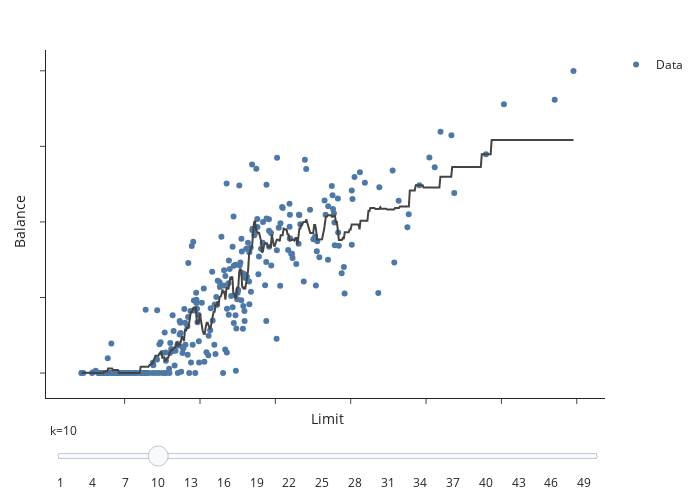

Write notebook code for a chart like this one.
### Markdown cell above
# 5. Overfitting and the bias variance trade-off

In the last tutorial, we established that the complexity of the KNN method depends on the number of neighbours. The lower the number of neighbours, the higher the model complexity.  

Let's focus on a single predictor (credit card limit) to illustrate how the behaviour of the learning algorithms changes with the number of neighbours. 

Use the slider to change the hyperparameter. 

**Activity: interpret the visualisation according to the lecture's discussion.**

### Code cell
%run -i tutorial6.py # loads the functions written in the tutorial6.py file

overfitting()

### Figure 1 — Plotly figure (JSON) as saved in the notebook; plotly's stock layout.template omitted (floating-point values rounded to 4 significant figures; data arrays with more than 128 entries replaced by an {"elided": "..."} marker saying what was removed)
{"data": [{"marker": {"color": "#4E79A7"}, "mode": "markers", "name": "Data", "showlegend": true, "type": "scatter", "x": {"elided": "280 int values"}, "y": {"elided": "280 int values"}}, {"line": {"color": "#444"}, "mode": "lines", "showlegend": false, "type": "scatter", "visible": false, "x": {"elided": "500 float values"}, "y": {"elided": "500 int values"}}, {"line": {"color": "#444"}, "mode": "lines", "showlegend": false, "type": "scatter", "visible": false, "x": {"elided": "500 float values"}, "y": {"elided": "500 float values"}}, {"line": {"color": "#444"}, "mode": "lines", "showlegend": false, "type": "scatter", "visible": false, "x": {"elided": "500 float values"}, "y": {"elided": "500 float values"}}, {"line": {"color": "#444"}, "mode": "lines", "showlegend": false, "type": "scatter", "visible": false, "x": {"elided": "500 float values"}, "y": {"elided": "500 float values"}}, {"line": {"color": "#444"}, "mode": "lines", "showlegend": false, "type": "scatter", "visible": false, "x": {"elided": "500 float values"}, "y": {"elided": "500 float values"}}, {"line": {"color": "#444"}, "mode": "lines", "showlegend": false, "type": "scatter", "visible": false, "x": {"elided": "500 float values"}, "y": {"elided": "500 float values"}}, {"line": {"color": "#444"}, "mode": "lines", "showlegend": false, "type": "scatter", "visible": false, "x": {"elided": "500 float values"}, "y": {"elided": "500 float values"}}, {"line": {"color": "#444"}, "mode": "lines", "showlegend": false, "type": "scatter", "visible": false, "x": {"elided": "500 float values"}, "y": {"elided": "500 float values"}}, {"line": {"color": "#444"}, "mode": "lines", "showlegend": false, "type": "scatter", "visible": false, "x": {"elided": "500 float values"}, "y": {"elided": "500 float values"}}, {"line": {"color": "#444"}, "mode": "lines", "showlegend": false, "type": "scatter", "visible": true, "x": {"elided": "500 float values"}, "y": {"elided": "500 float values"}}, {"line": {"color": "#444"}, "mode": "lines", "showlegend": false, "type": "scatter", "visible": false, "x": {"elided": "500 float values"}, "y": {"elided": "500 float values"}}, {"line": {"color": "#444"}, "mode": "lines", "showlegend": false, "type": "scatter", "visible": false, "x": {"elided": "500 float values"}, "y": {"elided": "500 float values"}}, {"line": {"color": "#444"}, "mode": "lines", "showlegend": false, "type": "scatter", "visible": false, "x": {"elided": "500 float values"}, "y": {"elided": "500 float values"}}, {"line": {"color": "#444"}, "mode": "lines", "showlegend": false, "type": "scatter", "visible": false, "x": {"elided": "500 float values"}, "y": {"elided": "500 float values"}}, {"line": {"color": "#444"}, "mode": "lines", "showlegend": false, "type": "scatter", "visible": false, "x": {"elided": "500 float values"}, "y": {"elided": "500 float values"}}, {"line": {"color": "#444"}, "mode": "lines", "showlegend": false, "type": "scatter", "visible": false, "x": {"elided": "500 float values"}, "y": {"elided": "500 float values"}}, {"line": {"color": "#444"}, "mode": "lines", "showlegend": false, "type": "scatter", "visible": false, "x": {"elided": "500 float values"}, "y": {"elided": "500 float values"}}, {"line": {"color": "#444"}, "mode": "lines", "showlegend": false, "type": "scatter", "visible": false, "x": {"elided": "500 float values"}, "y": {"elided": "500 float values"}}, {"line": {"color": "#444"}, "mode": "lines", "showlegend": false, "type": "scatter", "visible": false, "x": {"elided": "500 float values"}, "y": {"elided": "500 float values"}}, {"line": {"color": "#444"}, "mode": "lines", "showlegend": false, "type": "scatter", "visible": false, "x": {"elided": "500 float values"}, "y": {"elided": "500 float values"}}, {"line": {"color": "#444"}, "mode": "lines", "showlegend": false, "type": "scatter", "visible": false, "x": {"elided": "500 float values"}, "y": {"elided": "500 float values"}}, {"line": {"color": "#444"}, "mode": "lines", "showlegend": false, "type": "scatter", "visible": false, "x": {"elided": "500 float values"}, "y": {"elided": "500 float values"}}, {"line": {"color": "#444"}, "mode": "lines", "showlegend": false, "type": "scatter", "visible": false, "x": {"elided": "500 float values"}, "y": {"elided": "500 float values"}}, {"line": {"color": "#444"}, "mode": "lines", "showlegend": false, "type": "scatter", "visible": false, "x": {"elided": "500 float values"}, "y": {"elided": "500 float values"}}, {"line": {"color": "#444"}, "mode": "lines", "showlegend": false, "type": "scatter", "visible": false, "x": {"elided": "500 float values"}, "y": {"elided": "500 float values"}}, {"line": {"color": "#444"}, "mode": "lines", "showlegend": false, "type": "scatter", "visible": false, "x": {"elided": "500 float values"}, "y": {"elided": "500 float values"}}, {"line": {"color": "#444"}, "mode": "lines", "showlegend": false, "type": "scatter", "visible": false, "x": {"elided": "500 float values"}, "y": {"elided": "500 float values"}}, {"line": {"color": "#444"}, "mode": "lines", "showlegend": false, "type": "scatter", "visible": false, "x": {"elided": "500 float values"}, "y": {"elided": "500 float values"}}, {"line": {"color": "#444"}, "mode": "lines", "showlegend": false, "type": "scatter", "visible": false, "x": {"elided": "500 float values"}, "y": {"elided": "500 float values"}}, {"line": {"color": "#444"}, "mode": "lines", "showlegend": false, "type": "scatter", "visible": false, "x": {"elided": "500 float values"}, "y": {"elided": "500 float values"}}, {"line": {"color": "#444"}, "mode": "lines", "showlegend": false, "type": "scatter", "visible": false, "x": {"elided": "500 float values"}, "y": {"elided": "500 float values"}}, {"line": {"color": "#444"}, "mode": "lines", "showlegend": false, "type": "scatter", "visible": false, "x": {"elided": "500 float values"}, "y": {"elided": "500 float values"}}, {"line": {"color": "#444"}, "mode": "lines", "showlegend": false, "type": "scatter", "visible": false, "x": {"elided": "500 float values"}, "y": {"elided": "500 float values"}}, {"line": {"color": "#444"}, "mode": "lines", "showlegend": false, "type": "scatter", "visible": false, "x": {"elided": "500 float values"}, "y": {"elided": "500 float values"}}, {"line": {"color": "#444"}, "mode": "lines", "showlegend": false, "type": "scatter", "visible": false, "x": {"elided": "500 float values"}, "y": {"elided": "500 float values"}}, {"line": {"color": "#444"}, "mode": "lines", "showlegend": false, "type": "scatter", "visible": false, "x": {"elided": "500 float values"}, "y": {"elided": "500 float values"}}, {"line": {"color": "#444"}, "mode": "lines", "showlegend": false, "type": "scatter", "visible": false, "x": {"elided": "500 float values"}, "y": {"elided": "500 float values"}}, {"line": {"color": "#444"}, "mode": "lines", "showlegend": false, "type": "scatter", "visible": false, "x": {"elided": "500 float values"}, "y": {"elided": "500 float values"}}, {"line": {"color": "#444"}, "mode": "lines", "showlegend": false, "type": "scatter", "visible": false, "x": {"elided": "500 float values"}, "y": {"elided": "500 float values"}}, {"line": {"color": "#444"}, "mode": "lines", "showlegend": false, "type": "scatter", "visible": false, "x": {"elided": "500 float values"}, "y": {"elided": "500 float values"}}, {"line": {"color": "#444"}, "mode": "lines", "showlegend": false, "type": "scatter", "visible": false, "x": {"elided": "500 float values"}, "y": {"elided": "500 float values"}}, {"line": {"color": "#444"}, "mode": "lines", "showlegend": false, "type": "scatter", "visible": false, "x": {"elided": "500 float values"}, "y": {"elided": "500 float values"}}, {"line": {"color": "#444"}, "mode": "lines", "showlegend": false, "type": "scatter", "visible": false, "x": {"elided": "500 float values"}, "y": {"elided": "500 float values"}}, {"line": {"color": "#444"}, "mode": "lines", "showlegend": false, "type": "scatter", "visible": false, "x": {"elided": "500 float values"}, "y": {"elided": "500 float values"}}, {"line": {"color": "#444"}, "mode": "lines", "showlegend": false, "type": "scatter", "visible": false, "x": {"elided": "500 float values"}, "y": {"elided": "500 float values"}}, {"line": {"color": "#444"}, "mode": "lines", "showlegend": false, "type": "scatter", "visible": false, "x": {"elided": "500 float values"}, "y": {"elided": "500 float values"}}, {"line": {"color": "#444"}, "mode": "lines", "showlegend": false, "type": "scatter", "visible": false, "x": {"elided": "500 float values"}, "y": {"elided": "500 float values"}}, {"line": {"color": "#444"}, "mode": "lines", "showlegend": false, "type": "scatter", "visible": false, "x": {"elided": "500 float values"}, "y": {"elided": "500 float values"}}, {"line": {"color": "#444"}, "mode": "lines", "showlegend": false, "type": "scatter", "visible": false, "x": {"elided": "500 float values"}, "y": {"elided": "500 float values"}}, {"line": {"color": "#444"}, "mode": "lines", "showlegend": false, "type": "scatter", "visible": false, "x": {"elided": "500 float values"}, "y": {"elided": "500 float values"}}], "layout": {"height": 500, "margin": {"b": 15, "l": 50, "pad": 4, "r": 50, "t": 50}, "sliders": [{"active": 9, "currentvalue": {"prefix": "k="}, "minorticklen": 0, "pad": {"t": 25}, "steps": [{"args": [{"visible": [true, true, false, false, false, false, false, false, false, false, false, false, false, false, false, false, false, false, false, false, false, false, false, false, false, false, false, false, false, false, false, false, false, false, false, false, false, false, false, false, false, false, false, false, false, false, false, false, false, false, false]}, {"title": "Number of neighbours: 1"}], "label": "1", "method": "update"}, {"args": [{"visible": [true, false, true, false, false, false, false, false, false, false, false, false, false, false, false, false, false, false, false, false, false, false, false, false, false, false, false, false, false, false, false, false, false, false, false, false, false, false, false, false, false, false, false, false, false, false, false, false, false, false, false]}, {"title": "Number of neighbours: 2"}], "label": "2", "method": "update"}, {"args": [{"visible": [true, false, false, true, false, false, false, false, false, false, false, false, false, false, false, false, false, false, false, false, false, false, false, false, false, false, false, false, false, false, false, false, false, false, false, false, false, false, false, false, false, false, false, false, false, false, false, false, false, false, false]}, {"title": "Number of neighbours: 3"}], "label": "3", "method": "update"}, {"args": [{"visible": [true, false, false, false, true, false, false, false, false, false, false, false, false, false, false, false, false, false, false, false, false, false, false, false, false, false, false, false, false, false, false, false, false, false, false, false, false, false, false, false, false, false, false, false, false, false, false, false, false, false, false]}, {"title": "Number of neighbours: 4"}], "label": "4", "method": "update"}, {"args": [{"visible": [true, false, false, false, false, true, false, false, false, false, false, false, false, false, false, false, false, false, false, false, false, false, false, false, false, false, false, false, false, false, false, false, false, false, false, false, false, false, false, false, false, false, false, false, false, false, false, false, false, false, false]}, {"title": "Number of neighbours: 5"}], "label": "5", "method": "update"}, {"args": [{"visible": [true, false, false, false, false, false, true, false, false, false, false, false, false, false, false, false, false, false, false, false, false, false, false, false, false, false, false, false, false, false, false, false, false, false, false, false, false, false, false, false, false, false, false, false, false, false, false, false, false, false, false]}, {"title": "Number of neighbours: 6"}], "label": "6", "method": "update"}, {"args": [{"visible": [true, false, false, false, false, false, false, true, false, false, false, false, false, false, false, false, false, false, false, false, false, false, false, false, false, false, false, false, false, false, false, false, false, false, false, false, false, false, false, false, false, false, false, false, false, false, false, false, false, false, false]}, {"title": "Number of neighbours: 7"}], "label": "7", "method": "update"}, {"args": [{"visible": [true, false, false, false, false, false, false, false, true, false, false, false, false, false, false, false, false, false, false, false, false, false, false, false, false, false, false, false, false, false, false, false, false, false, false, false, false, false, false, false, false, false, false, false, false, false, false, false, false, false, false]}, {"title": "Number of neighbours: 8"}], "label": "8", "method": "update"}, {"args": [{"visible": [true, false, false, false, false, false, false, false, false, true, false, false, false, false, false, false, false, false, false, false, false, false, false, false, false, false, false, false, false, false, false, false, false, false, false, false, false, false, false, false, false, false, false, false, false, false, false, false, false, false, false]}, {"title": "Number of neighbours: 9"}], "label": "9", "method": "update"}, {"args": [{"visible": [true, false, false, false, false, false, false, false, false, false, true, false, false, false, false, false, false, false, false, false, false, false, false, false, false, false, false, false, false, false, false, false, false, false, false, false, false, false, false, false, false, false, false, false, false, false, false, false, false, false, false]}, {"title": "Number of neighbours: 10"}], "label": "10", "method": "update"}, {"args": [{"visible": [true, false, false, false, false, false, false, false, false, false, false, true, false, false, false, false, false, false, false, false, false, false, false, false, false, false, false, false, false, false, false, false, false, false, false, false, false, false, false, false, false, false, false, false, false, false, false, false, false, false, false]}, {"title": "Number of neighbours: 11"}], "label": "11", "method": "update"}, {"args": [{"visible": [true, false, false, false, false, false, false, false, false, false, false, false, true, false, false, false, false, false, false, false, false, false, false, false, false, false, false, false, false, false, false, false, false, false, false, false, false, false, false, false, false, false, false, false, false, false, false, false, false, false, false]}, {"title": "Number of neighbours: 12"}], "label": "12", "method": "update"}, {"args": [{"visible": [true, false, false, false, false, false, false, false, false, false, false, false, false, true, false, false, false, false, false, false, false, false, false, false, false, false, false, false, false, false, false, false, false, false, false, false, false, false, false, false, false, false, false, false, false, false, false, false, false, false, false]}, {"title": "Number of neighbours: 13"}], "label": "13", "method": "update"}, {"args": [{"visible": [true, false, false, false, false, false, false, false, false, false, false, false, false, false, true, false, false, false, false, false, false, false, false, false, false, false, false, false, false, false, false, false, false, false, false, false, false, false, false, false, false, false, false, false, false, false, false, false, false, false, false]}, {"title": "Number of neighbours: 14"}], "label": "14", "method": "update"}, {"args": [{"visible": [true, false, false, false, false, false, false, false, false, false, false, false, false, false, false, true, false, false, false, false, false, false, false, false, false, false, false, false, false, false, false, false, false, false, false, false, false, false, false, false, false, false, false, false, false, false, false, false, false, false, false]}, {"title": "Number of neighbours: 15"}], "label": "15", "method": "update"}, {"args": [{"visible": [true, false, false, false, false, false, false, false, false, false, false, false, false, false, false, false, true, false, false, false, false, false, false, false, false, false, false, false, false, false, false, false, false, false, false, false, false, false, false, false, false, false, false, false, false, false, false, false, false, false, false]}, {"title": "Number of neighbours: 16"}], "label": "16", "method": "update"}, {"args": [{"visible": [true, false, false, false, false, false, false, false, false, false, false, false, false, false, false, false, false, true, false, false, false, false, false, false, false, false, false, false, false, false, false, false, false, false, false, false, false, false, false, false, false, false, false, false, false, false, false, false, false, false, false]}, {"title": "Number of neighbours: 17"}], "label": "17", "method": "update"}, {"args": [{"visible": [true, false, false, false, false, false, false, false, false, false, false, false, false, false, false, false, false, false, true, false, false, false, false, false, false, false, false, false, false, false, false, false, false, false, false, false, false, false, false, false, false, false, false, false, false, false, false, false, false, false, false]}, {"title": "Number of neighbours: 18"}], "label": "18", "method": "update"}, {"args": [{"visible": [true, false, false, false, false, false, false, false, false, false, false, false, false, false, false, false, false, false, false, true, false, false, false, false, false, false, false, false, false, false, false, false, false, false, false, false, false, false, false, false, false, false, false, false, false, false, false, false, false, false, false]}, {"title": "Number of neighbours: 19"}], "label": "19", "method": "update"}, {"args": [{"visible": [true, false, false, false, false, false, false, false, false, false, false, false, false, false, false, false, false, false, false, false, true, false, false, false, false, false, false, false, false, false, false, false, false, false, false, false, false, false, false, false, false, false, false, false, false, false, false, false, false, false, false]}, {"title": "Number of neighbours: 20"}], "label": "20", "method": "update"}, {"args": [{"visible": [true, false, false, false, false, false, false, false, false, false, false, false, false, false, false, false, false, false, false, false, false, true, false, false, false, false, false, false, false, false, false, false, false, false, false, false, false, false, false, false, false, false, false, false, false, false, false, false, false, false, false]}, {"title": "Number of neighbours: 21"}], "label": "21", "method": "update"}, {"args": [{"visible": [true, false, false, false, false, false, false, false, false, false, false, false, false, false, false, false, false, false, false, false, false, false, true, false, false, false, false, false, false, false, false, false, false, false, false, false, false, false, false, false, false, false, false, false, false, false, false, false, false, false, false]}, {"title": "Number of neighbours: 22"}], "label": "22", "method": "update"}, {"args": [{"visible": [true, false, false, false, false, false, false, false, false, false, false, false, false, false, false, false, false, false, false, false, false, false, false, true, false, false, false, false, false, false, false, false, false, false, false, false, false, false, false, false, false, false, false, false, false, false, false, false, false, false, false]}, {"title": "Number of neighbours: 23"}], "label": "23", "method": "update"}, {"args": [{"visible": [true, false, false, false, false, false, false, false, false, false, false, false, false, false, false, false, false, false, false, false, false, false, false, false, true, false, false, false, false, false, false, false, false, false, false, false, false, false, false, false, false, false, false, false, false, false, false, false, false, false, false]}, {"title": "Number of neighbours: 24"}], "label": "24", "method": "update"}, {"args": [{"visible": [true, false, false, false, false, false, false, false, false, false, false, false, false, false, false, false, false, false, false, false, false, false, false, false, false, true, false, false, false, false, false, false, false, false, false, false, false, false, false, false, false, false, false, false, false, false, false, false, false, false, false]}, {"title": "Number of neighbours: 25"}], "label": "25", "method": "update"}, {"args": [{"visible": [true, false, false, false, false, false, false, false, false, false, false, false, false, false, false, false, false, false, false, false, false, false, false, false, false, false, true, false, false, false, false, false, false, false, false, false, false, false, false, false, false, false, false, false, false, false, false, false, false, false, false]}, {"title": "Number of neighbours: 26"}], "label": "26", "method": "update"}, {"args": [{"visible": [true, false, false, false, false, false, false, false, false, false, false, false, false, false, false, false, false, false, false, false, false, false, false, false, false, false, false, true, false, false, false, false, false, false, false, false, false, false, false, false, false, false, false, false, false, false, false, false, false, false, false]}, {"title": "Number of neighbours: 27"}], "label": "27", "method": "update"}, {"args": [{"visible": [true, false, false, false, false, false, false, false, false, false, false, false, false, false, false, false, false, false, false, false, false, false, false, false, false, false, false, false, true, false, false, false, false, false, false, false, false, false, false, false, false, false, false, false, false, false, false, false, false, false, false]}, {"title": "Number of neighbours: 28"}], "label": "28", "method": "update"}, {"args": [{"visible": [true, false, false, false, false, false, false, false, false, false, false, false, false, false, false, false, false, false, false, false, false, false, false, false, false, false, false, false, false, true, false, false, false, false, false, false, false, false, false, false, false, false, false, false, false, false, false, false, false, false, false]}, {"title": "Number of neighbours: 29"}], "label": "29", "method": "update"}, {"args": [{"visible": [true, false, false, false, false, false, false, false, false, false, false, false, false, false, false, false, false, false, false, false, false, false, false, false, false, false, false, false, false, false, true, false, false, false, false, false, false, false, false, false, false, false, false, false, false, false, false, false, false, false, false]}, {"title": "Number of neighbours: 30"}], "label": "30", "method": "update"}, {"args": [{"visible": [true, false, false, false, false, false, false, false, false, false, false, false, false, false, false, false, false, false, false, false, false, false, false, false, false, false, false, false, false, false, false, true, false, false, false, false, false, false, false, false, false, false, false, false, false, false, false, false, false, false, false]}, {"title": "Number of neighbours: 31"}], "label": "31", "method": "update"}, {"args": [{"visible": [true, false, false, false, false, false, false, false, false, false, false, false, false, false, false, false, false, false, false, false, false, false, false, false, false, false, false, false, false, false, false, false, true, false, false, false, false, false, false, false, false, false, false, false, false, false, false, false, false, false, false]}, {"title": "Number of neighbours: 32"}], "label": "32", "method": "update"}, {"args": [{"visible": [true, false, false, false, false, false, false, false, false, false, false, false, false, false, false, false, false, false, false, false, false, false, false, false, false, false, false, false, false, false, false, false, false, true, false, false, false, false, false, false, false, false, false, false, false, false, false, false, false, false, false]}, {"title": "Number of neighbours: 33"}], "label": "33", "method": "update"}, {"args": [{"visible": [true, false, false, false, false, false, false, false, false, false, false, false, false, false, false, false, false, false, false, false, false, false, false, false, false, false, false, false, false, false, false, false, false, false, true, false, false, false, false, false, false, false, false, false, false, false, false, false, false, false, false]}, {"title": "Number of neighbours: 34"}], "label": "34", "method": "update"}, {"args": [{"visible": [true, false, false, false, false, false, false, false, false, false, false, false, false, false, false, false, false, false, false, false, false, false, false, false, false, false, false, false, false, false, false, false, false, false, false, true, false, false, false, false, false, false, false, false, false, false, false, false, false, false, false]}, {"title": "Number of neighbours: 35"}], "label": "35", "method": "update"}, {"args": [{"visible": [true, false, false, false, false, false, false, false, false, false, false, false, false, false, false, false, false, false, false, false, false, false, false, false, false, false, false, false, false, false, false, false, false, false, false, false, true, false, false, false, false, false, false, false, false, false, false, false, false, false, false]}, {"title": "Number of neighbours: 36"}], "label": "36", "method": "update"}, {"args": [{"visible": [true, false, false, false, false, false, false, false, false, false, false, false, false, false, false, false, false, false, false, false, false, false, false, false, false, false, false, false, false, false, false, false, false, false, false, false, false, true, false, false, false, false, false, false, false, false, false, false, false, false, false]}, {"title": "Number of neighbours: 37"}], "label": "37", "method": "update"}, {"args": [{"visible": [true, false, false, false, false, false, false, false, false, false, false, false, false, false, false, false, false, false, false, false, false, false, false, false, false, false, false, false, false, false, false, false, false, false, false, false, false, false, true, false, false, false, false, false, false, false, false, false, false, false, false]}, {"title": "Number of neighbours: 38"}], "label": "38", "method": "update"}, {"args": [{"visible": [true, false, false, false, false, false, false, false, false, false, false, false, false, false, false, false, false, false, false, false, false, false, false, false, false, false, false, false, false, false, false, false, false, false, false, false, false, false, false, true, false, false, false, false, false, false, false, false, false, false, false]}, {"title": "Number of neighbours: 39"}], "label": "39", "method": "update"}, {"args": [{"visible": [true, false, false, false, false, false, false, false, false, false, false, false, false, false, false, false, false, false, false, false, false, false, false, false, false, false, false, false, false, false, false, false, false, false, false, false, false, false, false, false, true, false, false, false, false, false, false, false, false, false, false]}, {"title": "Number of neighbours: 40"}], "label": "40", "method": "update"}, {"args": [{"visible": [true, false, false, false, false, false, false, false, false, false, false, false, false, false, false, false, false, false, false, false, false, false, false, false, false, false, false, false, false, false, false, false, false, false, false, false, false, false, false, false, false, true, false, false, false, false, false, false, false, false, false]}, {"title": "Number of neighbours: 41"}], "label": "41", "method": "update"}, {"args": [{"visible": [true, false, false, false, false, false, false, false, false, false, false, false, false, false, false, false, false, false, false, false, false, false, false, false, false, false, false, false, false, false, false, false, false, false, false, false, false, false, false, false, false, false, true, false, false, false, false, false, false, false, false]}, {"title": "Number of neighbours: 42"}], "label": "42", "method": "update"}, {"args": [{"visible": [true, false, false, false, false, false, false, false, false, false, false, false, false, false, false, false, false, false, false, false, false, false, false, false, false, false, false, false, false, false, false, false, false, false, false, false, false, false, false, false, false, false, false, true, false, false, false, false, false, false, false]}, {"title": "Number of neighbours: 43"}], "label": "43", "method": "update"}, {"args": [{"visible": [true, false, false, false, false, false, false, false, false, false, false, false, false, false, false, false, false, false, false, false, false, false, false, false, false, false, false, false, false, false, false, false, false, false, false, false, false, false, false, false, false, false, false, false, true, false, false, false, false, false, false]}, {"title": "Number of neighbours: 44"}], "label": "44", "method": "update"}, {"args": [{"visible": [true, false, false, false, false, false, false, false, false, false, false, false, false, false, false, false, false, false, false, false, false, false, false, false, false, false, false, false, false, false, false, false, false, false, false, false, false, false, false, false, false, false, false, false, false, true, false, false, false, false, false]}, {"title": "Number of neighbours: 45"}], "label": "45", "method": "update"}, {"args": [{"visible": [true, false, false, false, false, false, false, false, false, false, false, false, false, false, false, false, false, false, false, false, false, false, false, false, false, false, false, false, false, false, false, false, false, false, false, false, false, false, false, false, false, false, false, false, false, false, true, false, false, false, false]}, {"title": "Number of neighbours: 46"}], "label": "46", "method": "update"}, {"args": [{"visible": [true, false, false, false, false, false, false, false, false, false, false, false, false, false, false, false, false, false, false, false, false, false, false, false, false, false, false, false, false, false, false, false, false, false, false, false, false, false, false, false, false, false, false, false, false, false, false, true, false, false, false]}, {"title": "Number of neighbours: 47"}], "label": "47", "method": "update"}, {"args": [{"visible": [true, false, false, false, false, false, false, false, false, false, false, false, false, false, false, false, false, false, false, false, false, false, false, false, false, false, false, false, false, false, false, false, false, false, false, false, false, false, false, false, false, false, false, false, false, false, false, false, true, false, false]}, {"title": "Number of neighbours: 48"}], "label": "48", "method": "update"}, {"args": [{"visible": [true, false, false, false, false, false, false, false, false, false, false, false, false, false, false, false, false, false, false, false, false, false, false, false, false, false, false, false, false, false, false, false, false, false, false, false, false, false, false, false, false, false, false, false, false, false, false, false, false, true, false]}, {"title": "Number of neighbours: 49"}], "label": "49", "method": "update"}, {"args": [{"visible": [true, false, false, false, false, false, false, false, false, false, false, false, false, false, false, false, false, false, false, false, false, false, false, false, false, false, false, false, false, false, false, false, false, false, false, false, false, false, false, false, false, false, false, false, false, false, false, false, false, false, true]}, {"title": "Number of neighbours: 50"}], "label": "50", "method": "update"}], "ticklen": 0}], "width": 700, "xaxis": {"showticklabels": false, "title": {"text": "Limit"}}, "yaxis": {"showticklabels": false, "title": {"text": "Balance"}}}}
